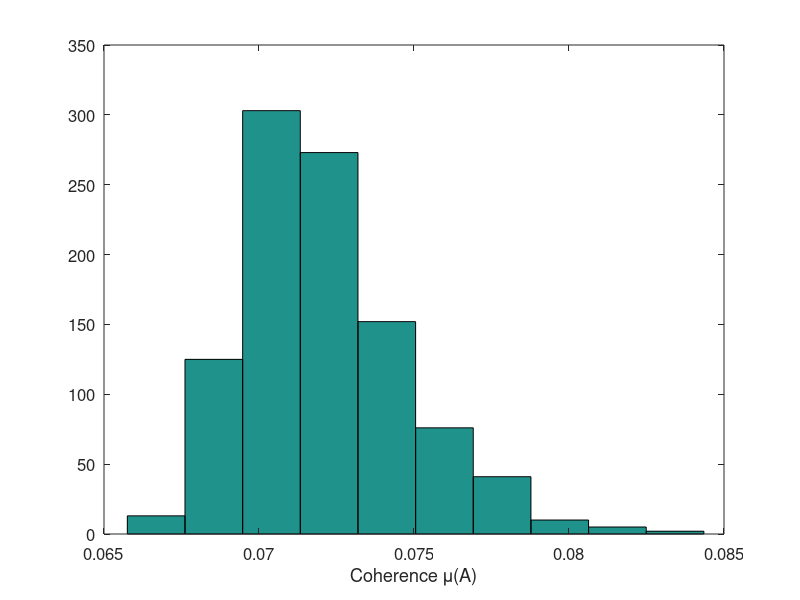

Write the MATLAB code that produced this figure.
% Script regarding the concept of coherence. Average coherence of random
% matrices
close all;
clear all;
n=1000; % number of matrices

avg_coherence=0;

for i=1:1000
    A = rand(1000,50);
    [Q, R] = qr(A,0);
    cohr(i) = max(sum (Q .^2,2));
    avg_coherence = avg_coherence +cohr(i);
end

avg_coherence= avg_coherence/n;


%% PLOTS
set(0,'DefaultAxesFontSize',12)
close all;
hist(cohr)
xlabel('Coherence \mu(A)')